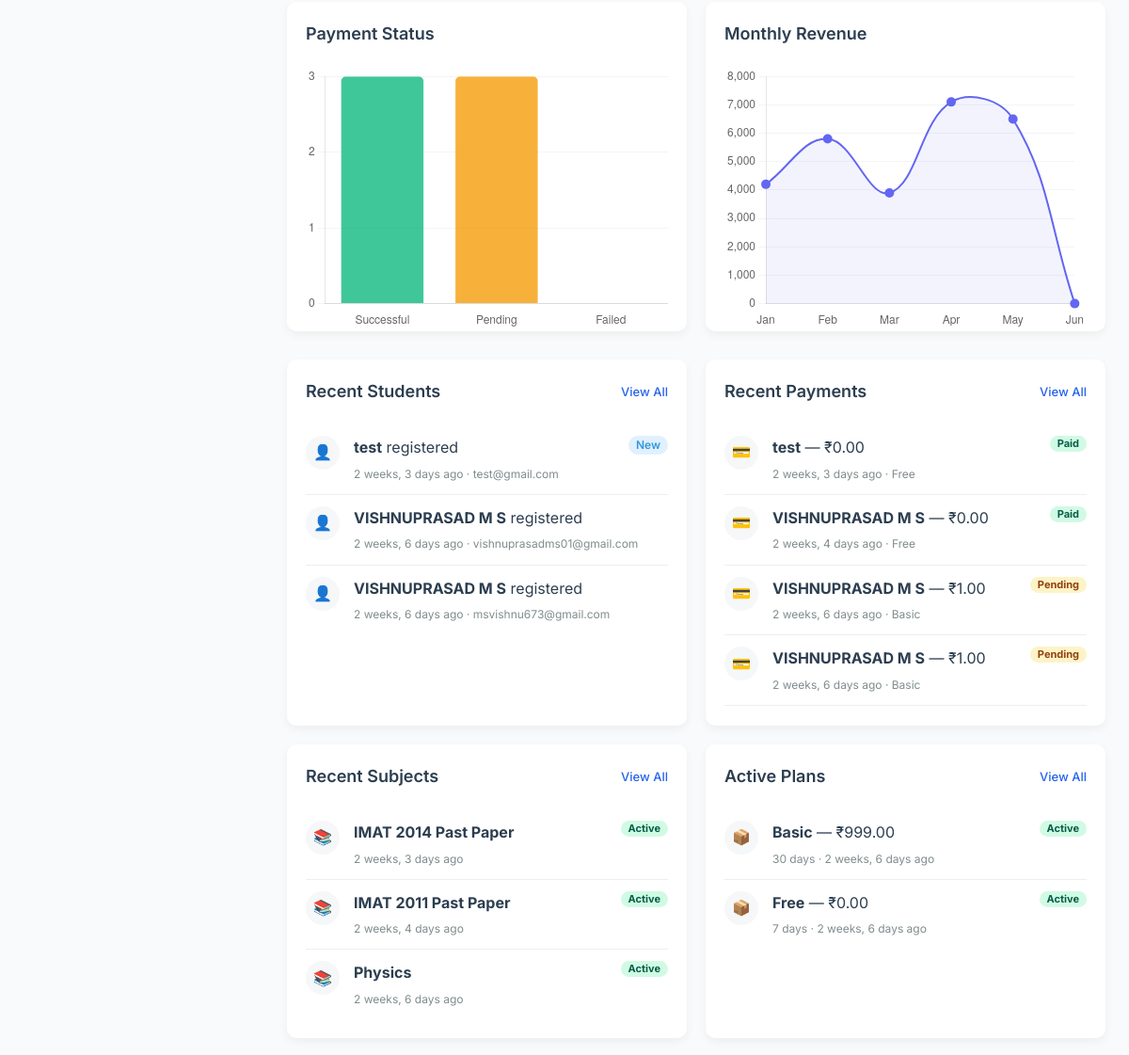
The app's page /student-management/ (signed in, middle part), older data.
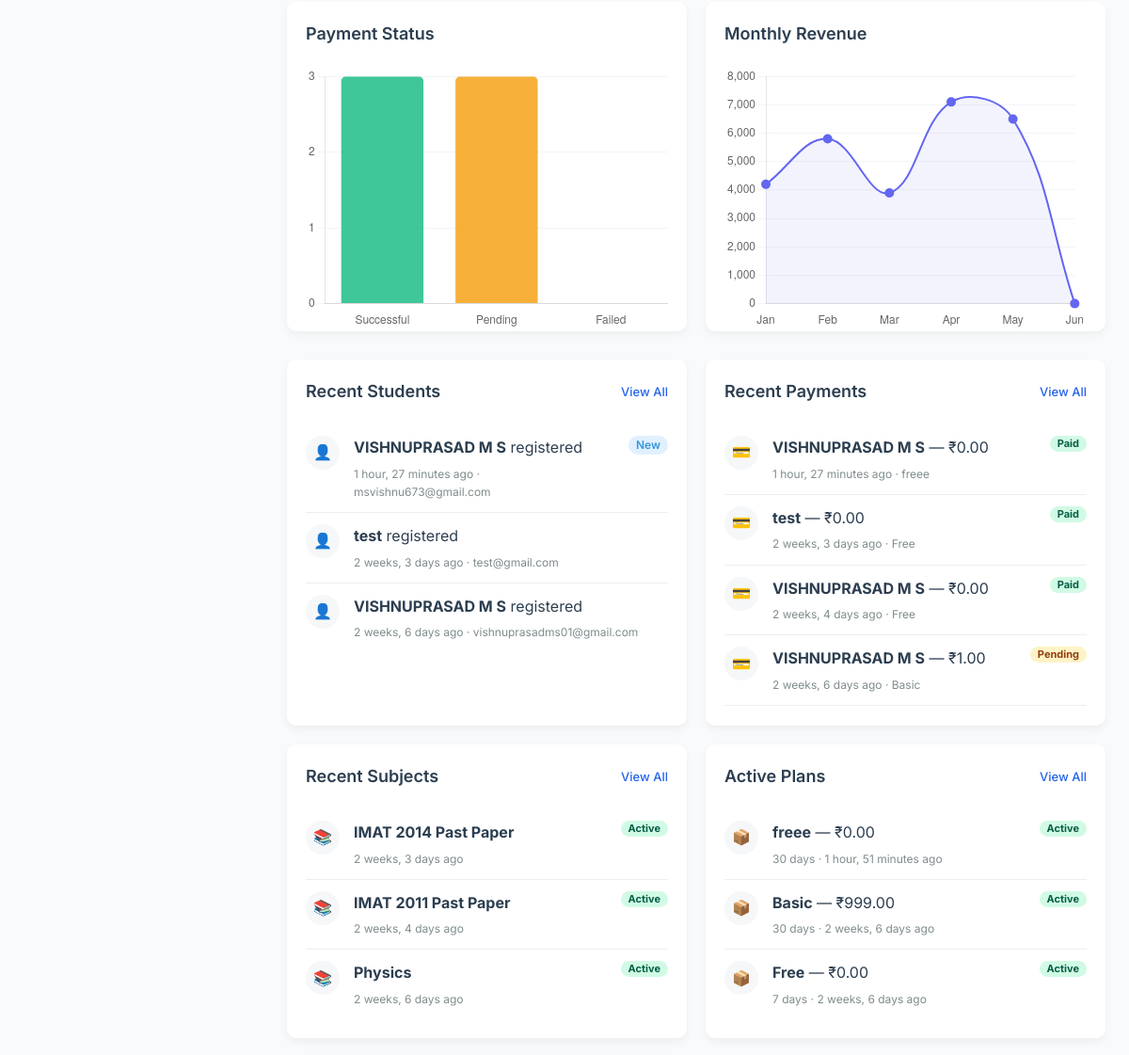
The same page, newer data.
### student_portal/models.py (models this page shows, shortened)
class Student(models.Model):
    user = models.OneToOneField(
        User,
        on_delete=models.CASCADE
    )
    full_name = models.CharField(
        max_length=255
    )
    phone_number = models.CharField(max_length=15, null=True, blank=True)
    is_active = models.BooleanField(
        default=True
    )
    profile_image = models.ImageField(
        upload_to='student_profiles/',
        null=True,
        blank=True
    )
    created_at = models.DateTimeField(
        auto_now_add=True
    )

### student_management/models.py (models this page shows, shortened)
class Payment(models.Model):
    STATUS_PENDING  = "pending"
    STATUS_SUCCESS  = "success"
    STATUS_FAILED   = "failed"
    STATUS_CHOICES = [
        (STATUS_PENDING, "Pending"),
        (STATUS_SUCCESS, "Success"),
        (STATUS_FAILED,  "Failed"),
    ]
    student = models.ForeignKey(
        "student_portal.Student",
        on_delete=models.CASCADE,
        related_name="payments",
    )
    plan = models.ForeignKey(
        "SubscriptionPlan",
        on_delete=models.PROTECT,
        related_name="payments",
    )
    amount           = models.DecimalField(max_digits=8, decimal_places=2, validators=[MinValueValidator(0)])
    status           = models.CharField(max_length=20, choices=STATUS_CHOICES, default=STATUS_PENDING)
    transaction_id   = models.CharField(max_length=200, blank=True, db_index=True)
    reference_number = models.UUIDField(default=uuid.uuid4, unique=True, editable=False)
    paid_at    = models.DateTimeField(null=True, blank=True)
    expires_at = models.DateTimeField(null=True, blank=True)
    created_at = models.DateTimeField(auto_now_add=True)
    razorpay_order_id = models.CharField(max_length=100, blank=True, null=True)
    razorpay_payment_id = models.CharField(max_length=100, blank=True, null=True)
    razorpay_signature = models.CharField(max_length=255, blank=True, null=True)
    class Meta:
        ordering = ["-created_at"]

class SubscriptionPlan(models.Model):
    uuid = models.UUIDField(default=uuid.uuid4, editable=False, unique=True, db_index=True)
    name = models.CharField(max_length=200, unique=True)
    description = models.TextField(blank=True, null=True)
    price = models.DecimalField(
        max_digits=8,
        decimal_places=2,
        validators=[MinValueValidator(0)],
    )
    duration_days = models.PositiveIntegerField(
        default=30,
        validators=[MinValueValidator(1)],
        help_text="Validity period in days (e.g. 30, 90, 365).",
    )
    subjects = models.ManyToManyField(
        Subject,
        blank=True,
        related_name="subscription_plans",
    )
    submodules = models.ManyToManyField(
        SubModule,
        blank=True,
        through='PlanSubmoduleLimit',
        related_name="subscription_plans",
    )
    exams = models.ManyToManyField(
        Exam,
        blank=True,
        related_name="subscription_plans",
    )
    is_active = models.BooleanField(default=True)
    created_at = models.DateTimeField(auto_now_add=True)
    updated_at = models.DateTimeField(auto_now=True)
    class Meta:
        ordering = ["price"]

class Subject(models.Model):
    name = models.CharField(max_length=200, unique=True)
    description = models.TextField(blank=True, null=True)
    image = models.ImageField(upload_to='subjects/', blank=True, null=True)
    is_active = models.BooleanField(default=True)
    created_at = models.DateTimeField(auto_now_add=True)
    class Meta:
        ordering = ['-created_at']

### student_management/views.py (the view)
# urls.py: path('', views.student_management_dashboard, name='dashboard'),
@admin_login_required
def student_management_dashboard(request):
    now = timezone.now()
    total_students    = Student.objects.count()
    total_subjects    = Subject.objects.count()
    total_questions   = Question.objects.count()
    total_pyqs        = Question.objects.filter(source='PYQ').count()
    active_questions  = Question.objects.filter(is_active=True).count()
    inactive_questions = Question.objects.filter(is_active=False).count()
    recent_students  = Student.objects.select_related('user').order_by('-created_at')[:5]
    recent_subjects  = Subject.objects.order_by('-created_at')[:5]
    recent_questions = Question.objects.select_related('subject').order_by('-created_at')[:5]
    active_plans       = SubscriptionPlan.objects.filter(is_active=True)
    total_active_plans = active_plans.count()
    recent_plans       = active_plans.order_by('-created_at')[:5]
    total_payments    = Payment.objects.count()
    successful_payments = Payment.objects.filter(status=Payment.STATUS_SUCCESS)
    pending_payments  = Payment.objects.filter(status=Payment.STATUS_PENDING).count()
    failed_payments   = Payment.objects.filter(status=Payment.STATUS_FAILED).count()
    total_revenue     = successful_payments.aggregate(
        total=Sum('amount')
    )['total'] or 0
    active_subscriptions = Payment.objects.filter(
        status=Payment.STATUS_SUCCESS,
        expires_at__gt=now,
    ).count()
    monthly_revenue = Payment.objects.filter(
        status=Payment.STATUS_SUCCESS,
        paid_at__year=now.year,
        paid_at__month=now.month,
    ).aggregate(total=Sum('amount'))['total'] or 0
    recent_payments = Payment.objects.select_related(
        'student__user', 'plan'
    ).order_by('-created_at')[:5]
    return render(request, 'student_management/dashboard.html', {
        'total_students':       total_students,
        'total_subjects':       total_subjects,
        'total_questions':      total_questions,
        'total_pyqs':           total_pyqs,
        'active_questions':     active_questions,
        'inactive_questions':   inactive_questions,
        'recent_students':      recent_students,
        'recent_subjects':      recent_subjects,
        'recent_questions':     recent_questions,
        'total_active_plans':   total_active_plans,
        'active_plans':         active_plans,
        'recent_plans':         recent_plans,
        'total_payments':       total_payments,
        'pending_payments':     pending_payments,
        'failed_payments':      failed_payments,
        'total_revenue':        total_revenue,
        'monthly_revenue':      monthly_revenue,
        'active_subscriptions': active_subscriptions,
        'recent_payments':      recent_payments,
    })

### templates/student_management/dashboard.html (shortened to what the changed rows need)
{% extends "student_management/base.html" %}
{% load static %}
{% block extra_css %}
<link rel="stylesheet" href="{% static 'student_management/css/dashboard.css' %}">
{% endblock %}
{% block content %}
    <div class="data-grid">
        <div class="data-card">
            <ul class="data-list">
                {% for student in recent_students %}
                <li class="data-item">
                    <div class="data-icon">👤</div>
                    <div class="data-content">
                        <p><strong>{{ student.full_name }}</strong> registered</p>
                        <div class="data-time">{{ student.created_at|timesince }} ago · {{ student.user.email }}</div>
                    </div>
                    {% if forloop.first %}
                    <span class="badge badge-primary">New</span>
                    {% endif %}
                </li>
                {% empty %}
                <li class="data-item">
                    <div class="data-content"><p class="text-muted">No students yet.</p></div>
                </li>
                {% endfor %}
            </ul>
        </div>
        <div class="data-card">
            <ul class="data-list">
                {% for payment in recent_payments %}
                <li class="data-item">
                    <div class="data-icon">💳</div>
                    <div class="data-content">
                        <p><strong>{{ payment.student.full_name }}</strong> — ₹{{ payment.amount }}</p>
                        <div class="data-time">{{ payment.created_at|timesince }} ago · {{ payment.plan.name }}</div>
                    </div>
                    {% if payment.status == 'success' %}
                    <span class="badge" style="background:#d1fae5;color:#065f46;font-size:11px;padding:3px 8px;border-radius:12px;font-weight:700;">Paid</span>
                    {% elif payment.status == 'pending' %}
                    <span class="badge" style="background:#fef3c7;color:#92400e;font-size:11px;padding:3px 8px;border-radius:12px;font-weight:700;">Pending</span>
                    {% else %}
                    <span class="badge" style="background:#fee2e2;color:#991b1b;font-size:11px;padding:3px 8px;border-radius:12px;font-weight:700;">Failed</span>
                    {% endif %}
                </li>
                {% empty %}
                <li class="data-item">
                    <div class="data-content"><p class="text-muted">No payments yet.</p></div>
                </li>
                {% endfor %}
            </ul>
        </div>
        <div class="data-card">
            <ul class="data-list">
                {% for subject in recent_subjects %}
                <li class="data-item">
                    <div class="data-icon">📚</div>
                    <div class="data-content">
                        <p><strong>{{ subject.name }}</strong></p>
                        <div class="data-time">{{ subject.created_at|timesince }} ago</div>
                    </div>
                    {% if subject.is_active %}
                    <span class="badge" style="background:#d1fae5;color:#065f46;font-size:11px;padding:3px 8px;border-radius:12px;font-weight:700;">Active</span>
                    {% else %}
                    <span class="badge" style="background:#fee2e2;color:#991b1b;font-size:11px;padding:3px 8px;border-radius:12px;font-weight:700;">Inactive</span>
                    {% endif %}
                </li>
                {% empty %}
                <li class="data-item">
                    <div class="data-content"><p class="text-muted">No subjects yet.</p></div>
                </li>
                {% endfor %}
            </ul>
        </div>
        <div class="data-card">
            <ul class="data-list">
                {% for plan in recent_plans %}
                <li class="data-item">
                    <div class="data-icon">📦</div>
                    <div class="data-content">
                        <p><strong>{{ plan.name }}</strong> — ₹{{ plan.price }}</p>
                        <div class="data-time">{{ plan.duration_days }} days · {{ plan.created_at|timesince }} ago</div>
                    </div>
                    {% if plan.is_active %}
                    <span class="badge" style="background:#d1fae5;color:#065f46;font-size:11px;padding:3px 8px;border-radius:12px;font-weight:700;">Active</span>
                    {% else %}
                    <span class="badge" style="background:#fee2e2;color:#991b1b;font-size:11px;padding:3px 8px;border-radius:12px;font-weight:700;">Off</span>
                    {% endif %}
                </li>
                {% empty %}
                <li class="data-item">
                    <div class="data-content"><p class="text-muted">No plans yet.</p></div>
                </li>
                {% endfor %}
            </ul>
        </div>
    </div>
{% endblock %}

Row changes from the older to the newer data that the page shows:
removed Student: full_name "VISHNUPRASAD M S", created_at "2 weeks, 6 days", user.email "msvishnu673@gmail.com"
no longer on this page (row unchanged): Payment: student.full_name "VISHNUPRASAD M S", amount "1.00", created_at "2 weeks, 6 days", plan.name "Basic", status "Pending"
added Student: full_name "VISHNUPRASAD M S", created_at "1 hour, 27 minutes", user.email "msvishnu673@gmail.com", shows "New"
shown differently, row unchanged: Student "test": no longer shows "New"
added Payment: student.full_name "VISHNUPRASAD M S", amount "0.00", created_at "1 hour, 27 minutes", plan.name "freee", status "Paid"
added SubscriptionPlan: name "freee", price "0.00", duration_days "30", created_at "1 hour, 51 minutes", is_active "Active"
